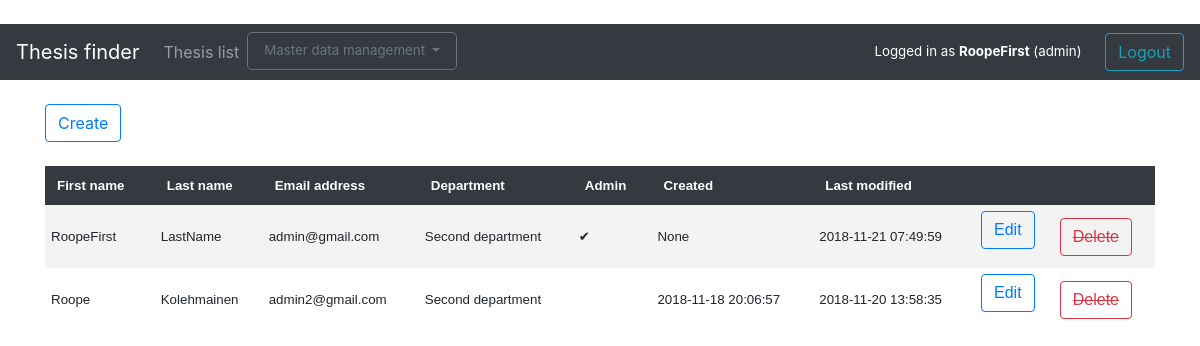
The page /account (signed in) on the database as committed earlier.
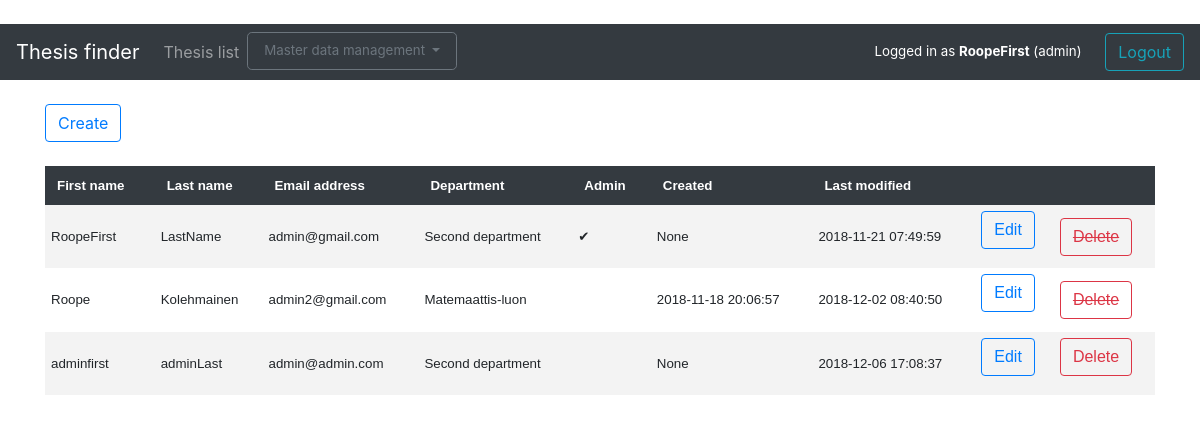
The same page on the database as committed later.
### application/auth/models.py (models this page shows, shortened)
class User(Base):
    __tablename__ = "account"
    userID = db.Column(db.String(100), primary_key=True, nullable=False)
    firstName = db.Column(db.String(144), nullable=False)
    lastName = db.Column(db.String(144), nullable=False)
    password = db.Column(db.String(144), nullable=False)
    admin = db.Column(db.Integer)
    department = db.Column(db.Integer, db.ForeignKey('department.departmentID'),
                           nullable=True)
    theses = db.relationship("Thesis", backref='account', lazy=True)

### application/departments/models.py (models this page shows, shortened)
class Dept(Base):
    __tablename__ = "department"
    departmentID = db.Column(db.Integer, primary_key=True)
    name = db.Column(db.String(144), nullable=False)
    accounts = db.relationship("User", backref='user_department', lazy=True)

### application/auth/views.py (the view)
@app.route("/account", methods=["GET"])
def accounts_index():
    users =  User.query.outerjoin(Dept, User.department == Dept.departmentID).all()
    theses_users = Thesis.query.distinct(Thesis.userID)
    theses_users = [user.userID for user in theses_users]
    return render_template("auth/list.html", theses_users = theses_users, users = users)

### application/__init__.py (called while the page is built)
@login_manager.user_loader
def load_user(user_id):
    return User.query.get(user_id)

### application/templates/auth/list.html
{% extends "layout.html" %}
{% block body %}
<div class="container">
    {% if (current_user.admin) %}
    <a class="btn btn-outline-primary" href=" {{ url_for('account_form') }} " role="button">Create</a><br /><br />
    <table>
        <tr>
            <th>First name</th>
            <th>Last name</th>
            <th>Email address</th>
            <th>Department</th>
            <th>Admin</th>
            <th>Created</th>
            <th>Last modified</th>
            <th colspan="2"></th>
        </tr>
        {% for user in users %}
        <tr>
            <td>{{ user.firstName }}</td>
            <td>{{ user.lastName }}</td>
            <td>{{ user.userID }}</td>
            <td>{{ user.user_department.name}}</td>
            <td>{% if user.admin == 1 %}&#10004;{% endif %}</td>
            <td>{{ user.createdOn }}</td>
            <td>{{ user.modifiedOn }}</td>
            <td>
                <form method="GET" action="{{ url_for('account_edit', account_id=user.userID) }}">
                    <input class="btn btn-outline-primary" type="submit" value="Edit">
                </form>
            </td>
            <td>
                {% if user.userID in theses_users %}
                <a tabindex="0" class="btn btn-outline-danger" role="button" data-toggle="popover" data-trigger="focus" data-content="User is supervisor to theses and cannot be deleted">
                    <s>Delete</s></a>
                {% else %}
                <form method="POST" action="{{url_for('user_delete', account_id=user.userID)}}">
                    <input class="btn btn-outline-danger" type="submit" value="Delete">
                </form>
                {% endif %}
            </td>
        </tr>
        {% endfor %}
        {% endif %}
    </table>
</div>
    {% endblock %}

### application/templates/layout.html (shortened to what this page needs)
﻿<!DOCTYPE html>
  <html>
  <head>
      <link rel="stylesheet" href="https://maxcdn.bootstrapcdn.com/bootstrap/4.0.0/css/bootstrap.min.css">
      <link rel="stylesheet" href="{{url_for('static', filename='chosen/chosen.css')}}">
  </head>
    <body>
        <nav class="navbar navbar-expand-md navbar-dark bg-dark mb-4">
            <a class="navbar-brand" href="/">Thesis finder</a>
            <div class="collapse navbar-collapse" id="navbarCollapse">
                <ul class="navbar-nav mr-auto">
                    <li class="nav-item">
                        <a class="nav-link" href="{{ url_for('theses_index') }} ">Thesis list</a>
                    </li>
                   {% if current_user.admin %}
                    <li class="nav-item">
                        <div class="dropdown">
                            <button class="btn btn-outline-secondary btn-lg dropdown-toggle" type="button" id="dropdownMenuButton" data-toggle="dropdown" aria-haspopup="true" aria-expanded="false">
                                Master data management
                            </button>
                        </div>
                    </li>
                        {% endif %}
</ul>
                <div class="login">
                    {% if current_user.is_authenticated %}
                    Logged in as <b>{{ current_user.firstName }}</b>
                        {% if current_user.admin %}
                            (admin)
                        {% else %}
                            (supervisor)<span style="display:inline-block; width: 20px;"></span>
                        {% endif %}
                           <a class="btn btn-outline-info" href="{{ url_for('auth_logout') }}" role="button">Logout</a>
                    {% else %}
                            <a class="btn btn-outline-info" href="{{ url_for('auth_login') }}" role="button">Login</a>
                    {% endif %}
                </div>
            </div>
        </nav>
        <main role="main" class="container-fluid">
            {% block body %}{% endblock %}
        </main>
    </body>
  </html>

### application/templates/layout.html (style rules this page uses)
table { font-family: arial, sans-serif; border-collapse: collapse; width: 100%; font-size: smaller; }
th { color: #ffffff; background-color: #343a40; text-align: left; padding: 12px; }
td { text-align: left; padding: 6px; }
tr:nth-child(even) { background-color: #f3f3f3; }
.login { color: #ffffff }
.btn-outline-secondary { font-size: smaller; }
.login { font-size:smaller; }

Rows that differ between the two databases and show on the page:
changed User "Roope": user_department.name "Second department" → "Matemaattis-luon"; modifiedOn "2018-11-20 13:58:35" → "2018-12-02 08:40:50"
added User: firstName "adminfirst", lastName "adminLast", userID "admin@admin.com", user_department.name "Second department", createdOn "None", modifiedOn "2018-12-06 17:08:37"
